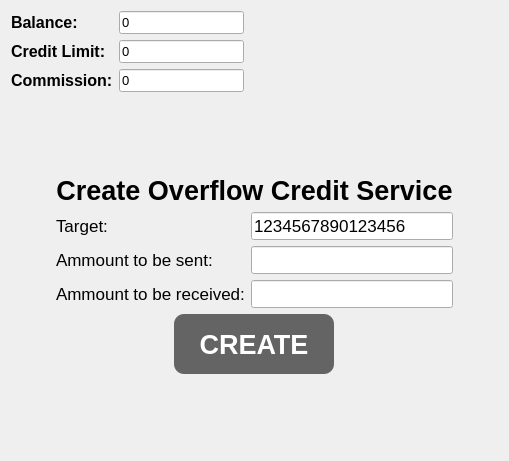
<?xml version="1.0" encoding="UTF-8"?>
<ui version="4.0">
 <class>CreateOverflowCreditService</class>
 <widget class="QWidget" name="CreateOverflowCreditService">
  <property name="geometry">
   <rect>
    <x>0</x>
    <y>0</y>
    <width>509</width>
    <height>461</height>
   </rect>
  </property>
  <property name="windowTitle">
   <string>Form</string>
  </property>
  <layout class="QVBoxLayout" name="verticalLayout">
   <item>
    <layout class="QHBoxLayout" name="horizontalLayout_4">
     <item>
      <layout class="QFormLayout" name="formLayout_4">
       <item row="0" column="0">
        <widget class="QLabel" name="balanceLabel">
         <property name="font">
          <font>
           <pointsize>12</pointsize>
           <bold>true</bold>
          </font>
         </property>
         <property name="text">
          <string>Balance:</string>
         </property>
         <property name="alignment">
          <set>Qt::AlignLeading|Qt::AlignLeft|Qt::AlignVCenter</set>
         </property>
        </widget>
       </item>
       <item row="0" column="1">
        <widget class="MoneyLineEdit" name="balanceLineEdit">
         <property name="sizePolicy">
          <sizepolicy hsizetype="Preferred" vsizetype="Fixed">
           <horstretch>0</horstretch>
           <verstretch>0</verstretch>
          </sizepolicy>
         </property>
         <property name="font">
          <font>
           <pointsize>10</pointsize>
           <kerning>true</kerning>
          </font>
         </property>
         <property name="text">
          <string>0</string>
         </property>
         <property name="readOnly">
          <bool>true</bool>
         </property>
        </widget>
       </item>
       <item row="1" column="0">
        <widget class="QLabel" name="creditLimitLabel">
         <property name="font">
          <font>
           <pointsize>12</pointsize>
           <bold>true</bold>
          </font>
         </property>
         <property name="text">
          <string>Credit Limit:</string>
         </property>
        </widget>
       </item>
       <item row="1" column="1">
        <widget class="MoneyLineEdit" name="creditLimitLineEdit">
         <property name="sizePolicy">
          <sizepolicy hsizetype="Preferred" vsizetype="Fixed">
           <horstretch>0</horstretch>
           <verstretch>0</verstretch>
          </sizepolicy>
         </property>
         <property name="font">
          <font>
           <pointsize>10</pointsize>
          </font>
         </property>
         <property name="text">
          <string>0</string>
         </property>
         <property name="maxLength">
          <number>32765</number>
         </property>
         <property name="readOnly">
          <bool>true</bool>
         </property>
        </widget>
       </item>
       <item row="2" column="0">
        <widget class="QLabel" name="commissionLabel">
         <property name="font">
          <font>
           <pointsize>12</pointsize>
           <bold>true</bold>
          </font>
         </property>
         <property name="text">
          <string>Commission:</string>
         </property>
        </widget>
       </item>
       <item row="2" column="1">
        <widget class="QLineEdit" name="commissionLineEdit">
         <property name="sizePolicy">
          <sizepolicy hsizetype="Preferred" vsizetype="Fixed">
           <horstretch>0</horstretch>
           <verstretch>0</verstretch>
          </sizepolicy>
         </property>
         <property name="font">
          <font>
           <pointsize>10</pointsize>
          </font>
         </property>
         <property name="text">
          <string>0</string>
         </property>
         <property name="maxLength">
          <number>32765</number>
         </property>
         <property name="readOnly">
          <bool>true</bool>
         </property>
        </widget>
       </item>
      </layout>
     </item>
     <item>
      <spacer name="horizontalSpacer_6">
       <property name="orientation">
        <enum>Qt::Horizontal</enum>
       </property>
       <property name="sizeHint" stdset="0">
        <size>
         <width>40</width>
         <height>20</height>
        </size>
       </property>
      </spacer>
     </item>
     <item alignment="Qt::AlignTop">
      <widget class="ClickableLabel" name="closeButton">
       <property name="maximumSize">
        <size>
         <width>32</width>
         <height>32</height>
        </size>
       </property>
       <property name="baseSize">
        <size>
         <width>32</width>
         <height>32</height>
        </size>
       </property>
       <property name="text">
        <string/>
       </property>
       <property name="pixmap">
        <pixmap>assets/images/close-button.png</pixmap>
       </property>
       <property name="scaledContents">
        <bool>true</bool>
       </property>
      </widget>
     </item>
    </layout>
   </item>
   <item>
    <layout class="QHBoxLayout" name="horizontalLayout_3">
     <item>
      <spacer name="horizontalSpacer_4">
       <property name="orientation">
        <enum>Qt::Horizontal</enum>
       </property>
       <property name="sizeHint" stdset="0">
        <size>
         <width>40</width>
         <height>20</height>
        </size>
       </property>
      </spacer>
     </item>
     <item>
      <layout class="QVBoxLayout" name="verticalLayout_2">
       <item>
        <spacer name="verticalSpacer_3">
         <property name="orientation">
          <enum>Qt::Vertical</enum>
         </property>
         <property name="sizeHint" stdset="0">
          <size>
           <width>20</width>
           <height>40</height>
          </size>
         </property>
        </spacer>
       </item>
       <item>
        <widget class="QLabel" name="createOverflowCreditServiceLabel">
         <property name="font">
          <font>
           <pointsize>20</pointsize>
           <bold>true</bold>
          </font>
         </property>
         <property name="toolTip">
          <string/>
         </property>
         <property name="text">
          <string>Create Overflow Credit Service</string>
         </property>
         <property name="alignment">
          <set>Qt::AlignCenter</set>
         </property>
        </widget>
       </item>
       <item>
        <layout class="QFormLayout" name="formLayout_3">
         <item row="0" column="0">
          <widget class="QLabel" name="targetLabel">
           <property name="font">
            <font>
             <pointsize>13</pointsize>
            </font>
           </property>
           <property name="text">
            <string>Target:</string>
           </property>
          </widget>
         </item>
         <item row="0" column="1">
          <widget class="IntegerLineEdit" name="targetLineEdit">
           <property name="sizePolicy">
            <sizepolicy hsizetype="Expanding" vsizetype="Fixed">
             <horstretch>0</horstretch>
             <verstretch>0</verstretch>
            </sizepolicy>
           </property>
           <property name="font">
            <font>
             <pointsize>13</pointsize>
            </font>
           </property>
           <property name="text">
            <string>1234567890123456</string>
           </property>
           <property name="maxLength">
            <number>16</number>
           </property>
          </widget>
         </item>
         <item row="1" column="0">
          <widget class="QLabel" name="ammountToBeSentLabel">
           <property name="font">
            <font>
             <pointsize>13</pointsize>
            </font>
           </property>
           <property name="text">
            <string>Ammount to be sent:</string>
           </property>
          </widget>
         </item>
         <item row="1" column="1">
          <widget class="MoneyLineEdit" name="ammountToBeSentLineEdit">
           <property name="sizePolicy">
            <sizepolicy hsizetype="Expanding" vsizetype="Fixed">
             <horstretch>0</horstretch>
             <verstretch>0</verstretch>
            </sizepolicy>
           </property>
           <property name="font">
            <font>
             <pointsize>13</pointsize>
            </font>
           </property>
           <property name="maxLength">
            <number>16</number>
           </property>
          </widget>
         </item>
         <item row="2" column="0">
          <widget class="QLabel" name="ammountToBeReceivedLabel">
           <property name="font">
            <font>
             <pointsize>13</pointsize>
            </font>
           </property>
           <property name="text">
            <string>Ammount to be received:</string>
           </property>
          </widget>
         </item>
         <item row="2" column="1">
          <widget class="MoneyLineEdit" name="ammountToBeReceivedLineEdit">
           <property name="sizePolicy">
            <sizepolicy hsizetype="Expanding" vsizetype="Fixed">
             <horstretch>0</horstretch>
             <verstretch>0</verstretch>
            </sizepolicy>
           </property>
           <property name="font">
            <font>
             <pointsize>13</pointsize>
            </font>
           </property>
           <property name="maxLength">
            <number>16</number>
           </property>
          </widget>
         </item>
        </layout>
       </item>
       <item alignment="Qt::AlignHCenter|Qt::AlignVCenter">
        <widget class="QPushButton" name="transferButton_2">
         <property name="sizePolicy">
          <sizepolicy hsizetype="Fixed" vsizetype="Fixed">
           <horstretch>0</horstretch>
           <verstretch>0</verstretch>
          </sizepolicy>
         </property>
         <property name="minimumSize">
          <size>
           <width>160</width>
           <height>60</height>
          </size>
         </property>
         <property name="font">
          <font>
           <pointsize>20</pointsize>
           <bold>true</bold>
          </font>
         </property>
         <property name="styleSheet">
          <string notr="true">QPushButton {
	color: white;
	background-color: rgb(100, 100, 100);
	border-radius: 10px;
}

QPushButton:hover {
	background-color: rgb(50, 50, 50);
}</string>
         </property>
         <property name="text">
          <string>CREATE</string>
         </property>
        </widget>
       </item>
       <item>
        <spacer name="verticalSpacer_4">
         <property name="orientation">
          <enum>Qt::Vertical</enum>
         </property>
         <property name="sizeHint" stdset="0">
          <size>
           <width>20</width>
           <height>40</height>
          </size>
         </property>
        </spacer>
       </item>
      </layout>
     </item>
     <item>
      <spacer name="horizontalSpacer_5">
       <property name="orientation">
        <enum>Qt::Horizontal</enum>
       </property>
       <property name="sizeHint" stdset="0">
        <size>
         <width>40</width>
         <height>20</height>
        </size>
       </property>
      </spacer>
     </item>
    </layout>
   </item>
  </layout>
 </widget>
 <customwidgets>
  <customwidget>
   <class>ClickableLabel</class>
   <extends>QLabel</extends>
   <header>ClickableLabel.h</header>
  </customwidget>
  <customwidget>
   <class>MoneyLineEdit</class>
   <extends>QLineEdit</extends>
   <header>MoneyLineEdit.h</header>
  </customwidget>
  <customwidget>
   <class>IntegerLineEdit</class>
   <extends>QLineEdit</extends>
   <header>IntegerLineEdit.h</header>
  </customwidget>
 </customwidgets>
 <resources/>
 <connections/>
</ui>
